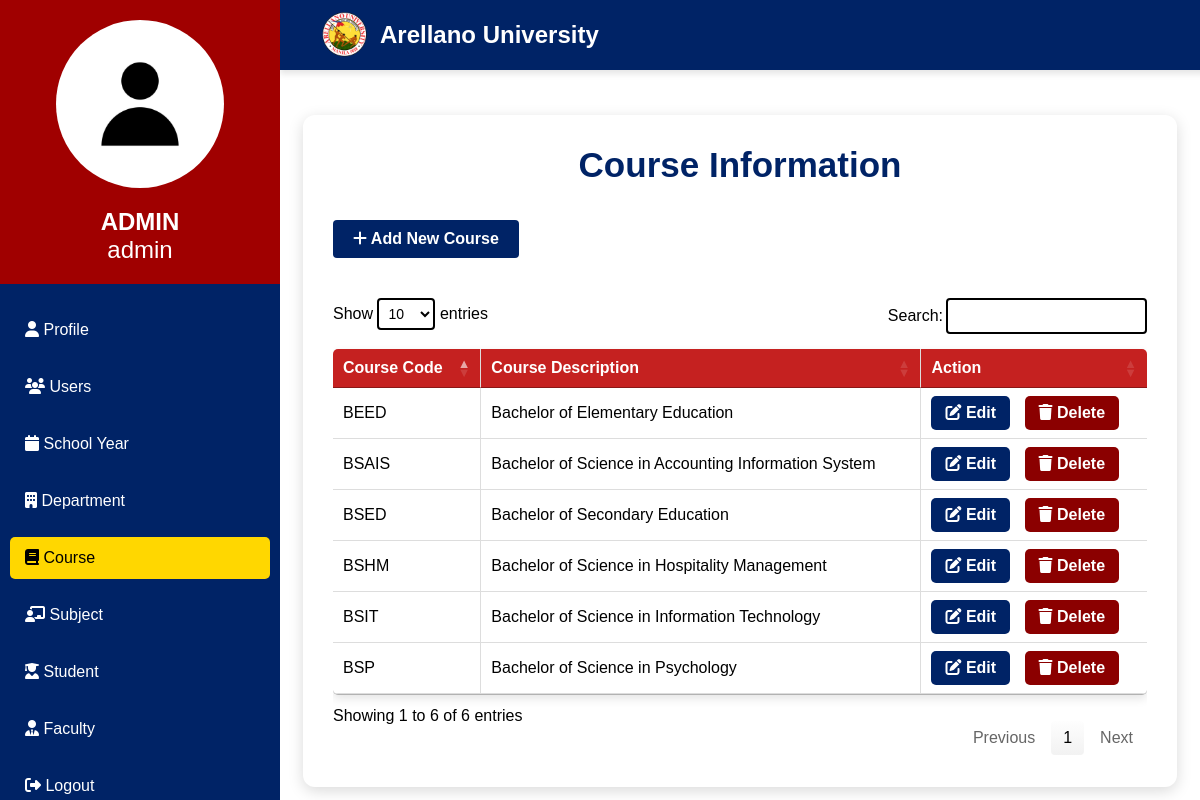
Page /admin/course.php (signed in) on the committed database.
### tables this page shows
CREATE TABLE `tbl_users` (
  `user_id` varchar(20) NOT NULL,
  `password` text NOT NULL,
  `account_type` varchar(10) NOT NULL,
  `status` varchar(10) NOT NULL
);

CREATE TABLE `tbl_course` (
  `course_code` varchar(20) NOT NULL,
  `course_description` text NOT NULL
);

### admin/course.php (the view, shortened to what this page needs)
<?php
include("cn.php");
$user_id = mysqli_real_escape_string($connection, $_SESSION['user_id']);
$query = mysqli_query($connection, "SELECT * FROM tbl_users WHERE user_id = '$user_id'");
$row = mysqli_fetch_assoc($query);
$isUser = ($row['account_type'] === 'user');
?>
<!DOCTYPE html>
<html>
<head>
    <link rel="stylesheet" href="css/table.css">
    <link rel="stylesheet" type="text/css" href="https://cdn.datatables.net/1.11.5/css/jquery.dataTables.css">
    <link rel="stylesheet" href="https://cdnjs.cloudflare.com/ajax/libs/font-awesome/6.4.2/css/all.min.css">
</head>
<body>
<nav class="sidebar">
    <div class="sidebar-header">
        <div class="user-con">
            <div class="img-con">
                <img src="images/default.jpg" alt="Admin Image">
            </div>
            <div class="user-info">
                <strong><?php echo strtoupper($row["account_type"]); ?></strong><br><?php echo $row["user_id"]; ?>
            </div>
        </div>
    </div>
        <ul class="nav-links">
            <li><a href="admin-profile.php"><i class="fas fa-user"></i> Profile</a></li>
            <li><a href="users.php"><i class="fas fa-users"></i> Users</a></li>
            <li><a href="school-year.php"><i class="fas fa-calendar"></i> School Year</a></li>
            <li><a href="department.php"><i class="fas fa-building"></i> Department</a></li>
            <li><a href="course.php" class="active"><i class="fas fa-book"></i> Course</a></li>
            <li><a href="subject.php"><i class="fas fa-chalkboard-teacher"></i> Subject</a></li>
            <li><a href="student.php"><i class="fas fa-user-graduate"></i> Student</a></li>
            <li><a href="faculty.php"><i class="fas fa-user-tie"></i> Faculty</a></li>
            <li><a href="logout.php"><i class="fas fa-sign-out-alt"></i> Logout</a></li>
        </ul>
</nav>
<section class="main-content">
    <div class="top-con">
        <div class="top-nav">
            <img src="images/au_logo.png" alt="Arellano University Logo" class="brand">
            <h2>Arellano University</h2>
        </div>
    </div>
    <div class="table-container">
        <h1 class="title">Course Information</h1>
        <button class="add-btn disabled-link" <?php if ($isUser) echo 'disabled'; else echo 'onclick="openModal()"'; ?>> <i class="fas fa-plus"></i> Add New Course</button>
        <?php
            include("cn.php");
            $query = mysqli_query($connection, "SELECT * FROM tbl_course");
            $rows = mysqli_num_rows($query);
            if ($rows > 0) {
        ?>
        <table id="course" class="styled-table">
            <thead>
                <tr>
                    <th>Course Code</th>
                    <th>Course Description</th>
                    <th>Action</th>
                </tr>
            </thead>
            <tbody>
                <?php
                    $query = mysqli_query($connection, "SELECT * FROM tbl_course");
                    while ($data = mysqli_fetch_assoc($query)) {
                ?>
                <tr>
                    <td><?php echo htmlspecialchars($data['course_code']); ?></td>
                    <td><?php echo htmlspecialchars($data['course_description']); ?></td>
                    <td>
                        <div class="action-buttons">
                            <button class="btn-edit disabled-link" <?php if ($isUser) echo 'disabled'; else echo 'onclick="openEditModal(\'' . $data['course_code'] . '\', \'' . $data['course_description'] . '\')"'; ?>> <i class="fas fa-edit"></i> Edit</button>
                            <?php if ($isUser): ?>
                                <span class="btn-delete disabled-link"> <i class="fas fa-trash"></i> Delete</span>
                            <?php else: ?>
                                <a href="javascript:void(0);" class="btn-delete" onclick="openDeleteModal('<?php echo $data['course_code']; ?>')"> <i class="fas fa-trash"></i> Delete</a>
                            <?php endif; ?>
                        </div>
                    </td>
                </tr>
                <?php } ?>
            </tbody>
        </table>
        <?php } ?>
    </div>
</section>
</body>
</html>

### admin/css/table.css (style rules this page uses)
* { margin: 0; padding: 0; box-sizing: border-box; font-family: 'Arial', sans-serif; }
body { display: flex; height: 100vh; background: #f4f4f4; }
.top-con { z-index: 21; position: fixed; top: 0; width: 100%; background: #002366; height: 70px; display: flex; align-items: center; justify-content: center; box-shadow: 0px 4px 6px rgba(0, 0, 0, 0.1); }
.sidebar { width: 280px; height: 100vh; background-color: #002366; color: white; display: flex; flex-direction: column; position: fixed; left: 0; transition: left 0.3s ease-in-out; z-index: 100; overflow-y: auto; scrollbar-width: none; -ms-overflow-style: none; }
.sidebar-header { display: flex; align-items: center; gap: 10px; margin-bottom: 0px; }
.sidebar-header img { width: 50px; }
.nav-links { list-style: none; padding: 10px; }
.nav-links li { margin: 15px 0; position: relative; }
.nav-links a { text-decoration: none; color: white; font-size: 16px; padding: 12px 15px; display: block; border-radius: 5px; transition: 0.3s; cursor: pointer; }
.nav-links a:hover, .nav-links .active { background: #FFD700; color: black; }
.main-content { width: 100%; margin-left: 280px; padding: 0px; background: white; overflow-y: auto; }
.table-container { padding: 30px; border-radius: 12px; box-shadow: 0px 4px 15px rgba(0, 0, 0, 0.15); text-align: center; margin: 40px auto; width: 95%; margin-top: 115px; }
.title { font-size: 35px; font-weight: 600; color: #002366; margin-bottom: 25px; }
.styled-table { width: 100%; border-collapse: collapse; font-size: 16px; border-radius: 5px; overflow: hidden; box-shadow: 0px 4px 10px rgba(0, 0, 0, 0.1); background-color: #ffffff; text-align: left; }
.styled-table thead tr { background-color: #c52120; color: white; font-weight: bold; text-align: center; }
.styled-table tbody tr { border-bottom: 1px solid #ddd; transition: all 0.3s ease-in-out; }
.styled-table td { text-align: left !important; padding: 12px; }
.styled-table th, .styled-table td { padding: 12px; border-right: 1px solid #ddd; border-bottom: 1px solid #ddd; text-align: center; }
.styled-table th:last-child, .styled-table td:last-child { border-right: none; }
.btn-edit, .btn-delete { display: inline-block; padding: 8px 14px; font-size: 16px; font-weight: 600; border-radius: 5px; text-decoration: none; transition: all 0.3s ease-in-out; }
.btn-edit { color: white; background-color: #002366; border: none; cursor: pointer !important; }
.btn-delete { color: white; background-color: #8B0000; margin-left: 10px; }
.add-btn { width: auto; padding: 12px; display: inline-block; padding: 10px 20px; background: #002366; color: white; text-decoration: none; border: none; border-radius: 4px; font-size: 16px; transition: all 0.3s ease-in-out; margin-top: 10px; cursor: pointer; font-weight: 600; float: left; margin-bottom: 40px; }
.top-nav { display: flex; align-items: center; gap: 10px; background: #002366; height: 70px; width: calc(100% - 20px); color: white; margin: 10px; box-sizing: border-box; }
.brand { height: 50px; padding-left: 30px; }
.user-con { display: flex; flex-direction: column; align-items: center; justify-content: center; background-color: #A00000; width: 100%; height: 100%; padding: 20px; margin: 0; }
.img-con { display: flex; justify-content: center; align-items: center; margin-bottom: 10px; }
.img-con img { width: 70%; height: auto; border-radius: 50%; object-fit: cover; }
.user-info { margin-top: 10px; font-size: 24px; text-align: center; font-weight: 400; color: white; }

### rows in the picture
tbl_users: account_type "ADMIN", user_id "admin"
tbl_course: course_code "BEED", course_description "Bachelor of Elementary Education"
tbl_course: course_code "BSAIS", course_description "Bachelor of Science in Accounting Information System"
tbl_course: course_code "BSED", course_description "Bachelor of Secondary Education"
tbl_course: course_code "BSHM", course_description "Bachelor of Science in Hospitality Management"
tbl_course: course_code "BSIT", course_description "Bachelor of Science in Information Technology"
tbl_course: course_code "BSP", course_description "Bachelor of Science in Psychology"
